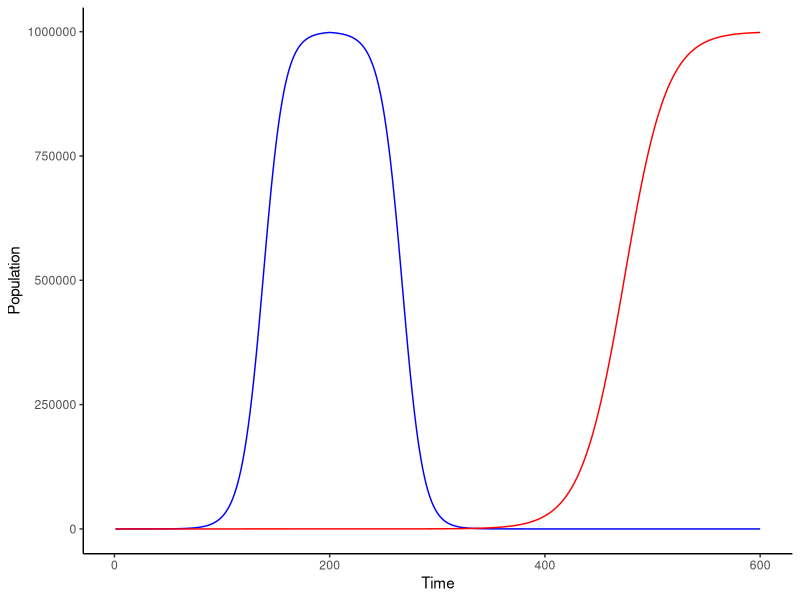

Here is the R script that generated this plot:
# set carrying capacity at 1 million
K=1000000
# set time we will collect data for
times <- 1:600

# set up the matrix for N that will contain the time and population of non-mutant cells
N <- matrix(data=NA,nrow=length(times),ncol=2)
N[1,2]=2
N[,1]=times
# set up the matrix for M that will contain the time and population of mutant cells
M <- matrix(data=NA,nrow=length(times),ncol=2)
M[1:99,2]=0
M[100,2]=1 #first mutation at time=100
M[,1]=times

# loop to generate the model between time 2 and 200
# r=0.1 because the drug has not been added yet
for(i in 2:200){
 N[i,2]=N[(i-1),2] + (0.1)*N[(i-1),2]*(1-(N[(i-1),2]+M[(i-1),2])/K)
  if(i>100){
    M[i,2]=M[(i-1),2] + (0.1)*M[(i-1),2]*(1-(N[(i-1),2]+M[(i-1),2])/K)
  }
}

# new loop to simulate addition of the drug
for(i in 201:600){
  N[i,2]=N[(i-1),2] + (-0.1)*N[(i-1),2]*(1-(N[(i-1),2]+M[(i-1),2])/K)
  M[i,2]=M[(i-1),2] + (0.05)*M[(i-1),2]*(1-(N[(i-1),2]+M[(i-1),2])/K)
}

#turn matrix into data frame so can be used for plotting
NDF <- data.frame(time=N[,1],population=N[,2])
MDF <- data.frame(time=M[,1],population=M[,2])

#combine data frames into one data frame for plotting
CellPopulations <- data.frame(time=NDF[,1], populationN=NDF$population, populationM=MDF$population)

#load ggplot
library(ggplot2)

#plot the growth of the two populations
ggplot(CellPopulations)+
  geom_line(aes(x=time, y=populationN), color="blue")+
  geom_line(aes(x=time, y=populationM), color="red")+
  xlab("Time")+
  ylab("Population")+
  theme_classic()
